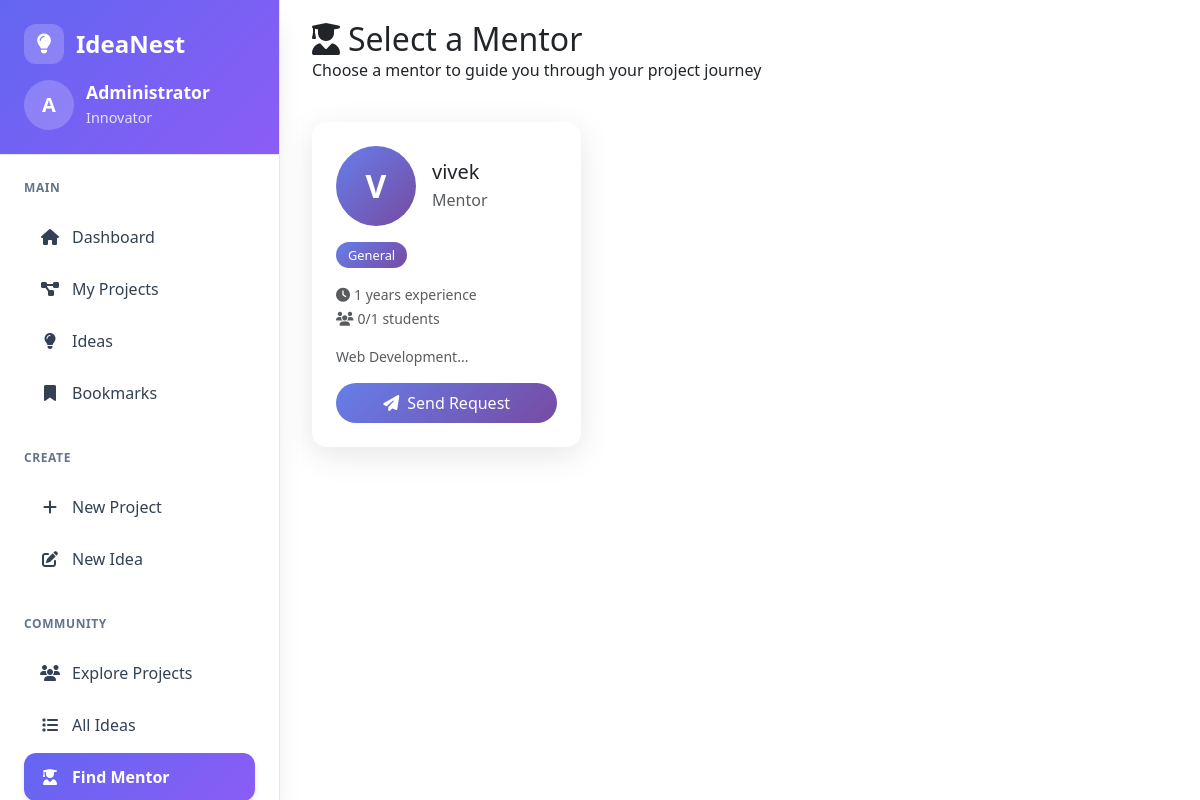
/user/select_mentor.php (signed in), run on an earlier commit of the app's database.
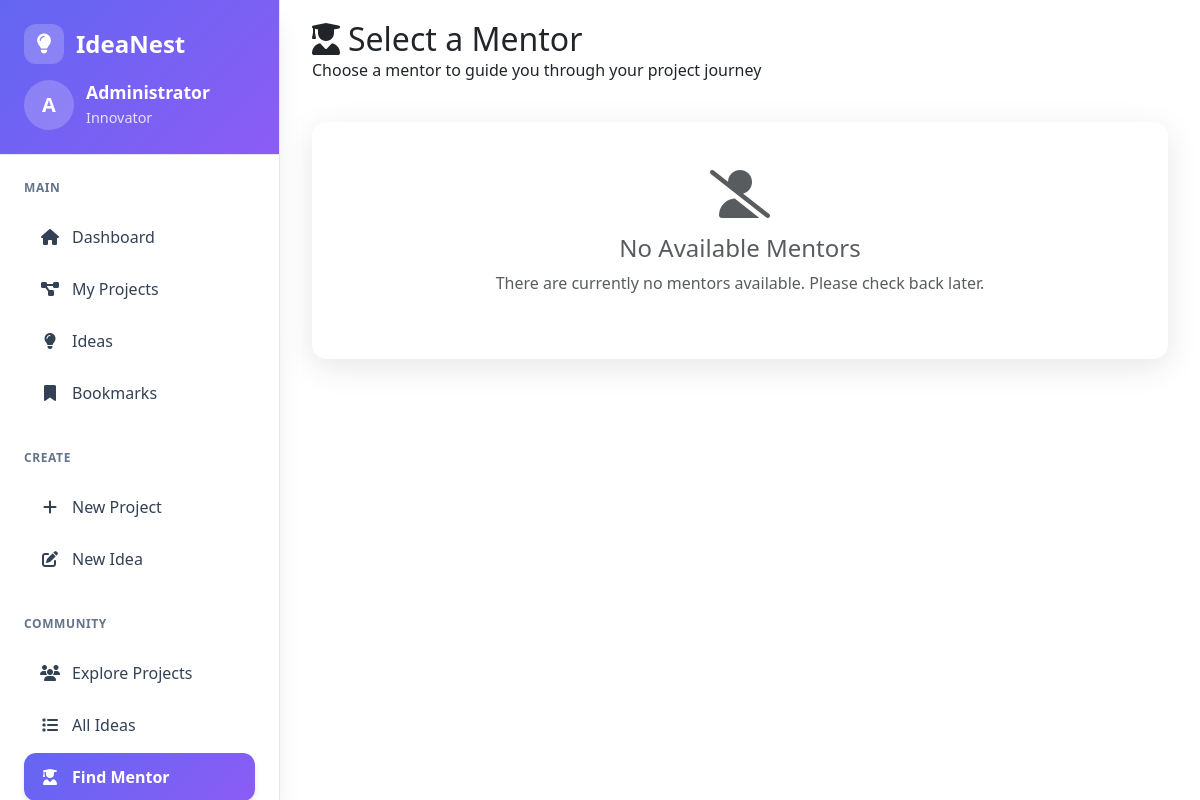
And on a later commit of the database.
### tables this page shows
CREATE TABLE `mentors` (
  `id` int(11) NOT NULL AUTO_INCREMENT,
  `user_id` int(11) NOT NULL,
  `specialization` varchar(255) NOT NULL,
  `experience_years` int(11) DEFAULT 0,
  `max_students` int(11) DEFAULT 5,
  `current_students` int(11) DEFAULT 0,
  `bio` text DEFAULT NULL,
  `linkedin_url` varchar(255) DEFAULT NULL,
  `github_url` varchar(255) DEFAULT NULL,
  `created_at` timestamp NOT NULL DEFAULT current_timestamp(),
  PRIMARY KEY (`id`),
  KEY `user_id` (`user_id`),
  CONSTRAINT `mentors_ibfk_1` FOREIGN KEY (`user_id`) REFERENCES `register` (`id`) ON DELETE CASCADE
);

CREATE TABLE `register` (
  `id` int(11) NOT NULL AUTO_INCREMENT,
  `name` varchar(100) NOT NULL,
  `email` varchar(100) NOT NULL,
  `enrollment_number` varchar(50) NOT NULL,
  `gr_number` varchar(50) NOT NULL,
  `password` varchar(255) NOT NULL,
  `about` varchar(500) NOT NULL,
  `phone_no` varchar(20) DEFAULT NULL,
  `department` varchar(100) DEFAULT NULL,
  `passout_year` year(4) NOT NULL,
  `user_image` text NOT NULL DEFAULT '',
  `google_id` varchar(255) DEFAULT NULL,
  `email_notifications` tinyint(1) DEFAULT 1,
  `last_notification_sent` datetime DEFAULT NULL,
  `github_token` text DEFAULT NULL,
  `role` enum('student','mentor','admin') DEFAULT 'student',
  `expertise` text DEFAULT NULL,
  `mentor_rating` decimal(3,2) DEFAULT 0.00,
  `is_available` tinyint(1) DEFAULT 1,
  `github_username` varchar(100) DEFAULT NULL,
  `github_profile_url` varchar(255) DEFAULT NULL,
  `github_repos_count` int(11) DEFAULT 0,
  `github_last_sync` timestamp NULL DEFAULT NULL,
  PRIMARY KEY (`id`),
  UNIQUE KEY `email` (`email`),
  UNIQUE KEY `er_number` (`enrollment_number`),
  UNIQUE KEY `gr_number` (`gr_number`),
  UNIQUE KEY `google_id` (`google_id`),
  KEY `idx_register_email` (`email`),
  KEY `idx_register_enrollment` (`enrollment_number`),
  KEY `idx_github_username` (`github_username`)
);

### user/select_mentor.php (the view, shortened to what this page needs)
<?php
require_once '../Login/Login/db.php';
$mentors_query = "SELECT r.id, r.name, r.email, r.department, m.specialization, m.experience_years, m.bio, m.max_students, m.current_students
                  FROM register r
                  JOIN mentors m ON r.id = m.user_id
                  WHERE r.role = 'mentor' AND r.is_available = 1 AND m.current_students < m.max_students
                  ORDER BY r.name";
$mentors_result = $conn->query($mentors_query);
include 'layout.php';
?>
<!DOCTYPE html>
<html lang="en">
<head>
    <link href="https://cdn.jsdelivr.net/npm/bootstrap@5.3.0/dist/css/bootstrap.min.css" rel="stylesheet">
    <link rel="stylesheet" href="https://cdnjs.cloudflare.com/ajax/libs/font-awesome/6.4.0/css/all.min.css">
</head>
<body>
    <div class="main-content">
        <div class="container-fluid">
            <div class="row mb-4">
                <div class="col-12">
                    <h2 class="text-purple mb-0"><i class="fas fa-user-graduate me-2"></i>Select a Mentor</h2>
                    <p class="text-purple-50">Choose a mentor to guide you through your project journey</p>
                </div>
            </div>
            <div class="row">
                <?php if ($mentors_result->num_rows > 0) : ?>
                    <?php while ($mentor = $mentors_result->fetch_assoc()) : ?>
                        <div class="col-lg-6 col-xl-4 mb-4">
                            <div class="mentor-card p-4 h-100">
                                <div class="d-flex align-items-center mb-3">
                                    <div class="mentor-avatar me-3">
                                        <?= strtoupper(substr($mentor['name'], 0, 1)) ?>
                                    </div>
                                    <div>
                                        <h5 class="mb-1"><?= htmlspecialchars($mentor['name']) ?></h5>
                                        <p class="text-muted mb-0"><?= htmlspecialchars($mentor['department']) ?></p>
                                    </div>
                                </div>
                                <div class="mb-3">
                                    <span class="specialization-badge"><?= htmlspecialchars($mentor['specialization']) ?></span>
                                </div>
                                <div class="mb-3">
                                    <small class="text-muted">
                                        <i class="fas fa-clock me-1"></i><?= $mentor['experience_years'] ?> years experience
                                    </small>
                                    <br>
                                    <small class="text-muted">
                                        <i class="fas fa-users me-1"></i><?= $mentor['current_students'] ?>/<?= $mentor['max_students'] ?> students
                                    </small>
                                </div>
                                <?php if ($mentor['bio']) : ?>
                                    <p class="text-muted small mb-3"><?= htmlspecialchars(substr($mentor['bio'], 0, 100)) ?>...</p>
                                <?php endif; ?>
                                <button class="btn btn-request text-white w-100" data-bs-toggle="modal" data-bs-target="#requestModal"
                                        data-mentor-id="<?= $mentor['id'] ?>" data-mentor-name="<?= htmlspecialchars($mentor['name']) ?>">
                                    <i class="fas fa-paper-plane me-2"></i>Send Request
                                </button>
                            </div>
                        </div>
                    <?php endwhile; ?>
                <?php else : ?>
                    <div class="col-12">
                        <div class="mentor-card p-5 text-center">
                            <i class="fas fa-user-slash fa-3x text-muted mb-3"></i>
                            <h4 class="text-muted">No Available Mentors</h4>
                            <p class="text-muted">There are currently no mentors available. Please check back later.</p>
                        </div>
                    </div>
                <?php endif; ?>
            </div>
        </div>
    </div>
</body>
</html>

What changed in the data, as far as the page shows it:
removed mentors: user.name "V", user.name "vivek", user.department "Mentor", specialization "General", experience_years "1", current_students "0", max_students "1", bio "Web Development"
Also different on the page:
text now shown: "No Available Mentors There are currently no mentors available. Please check back later."
